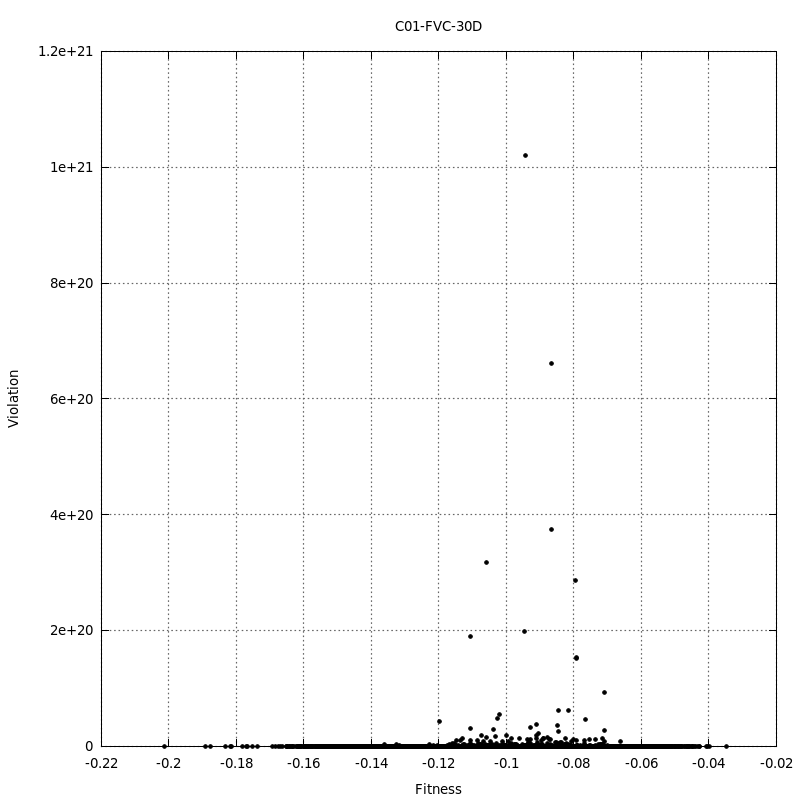

This figure's gnuplot source:
set terminal pngcairo size 800,800 enhanced font 'Verdana,10'
set output "30DFVC.png"
set title "C01-FVC-30D"
#
set xlabel "Fitness"
set ylabel "Violation"
set grid ytics lt 0 lw 2 lc rgb "#666666"
set grid xtics lt 0 lw 2 lc rgb "#666666"
#
plot "data/30DFVC.dat" using 1:2 title '' pt 7 ps 0.6 lt 0
